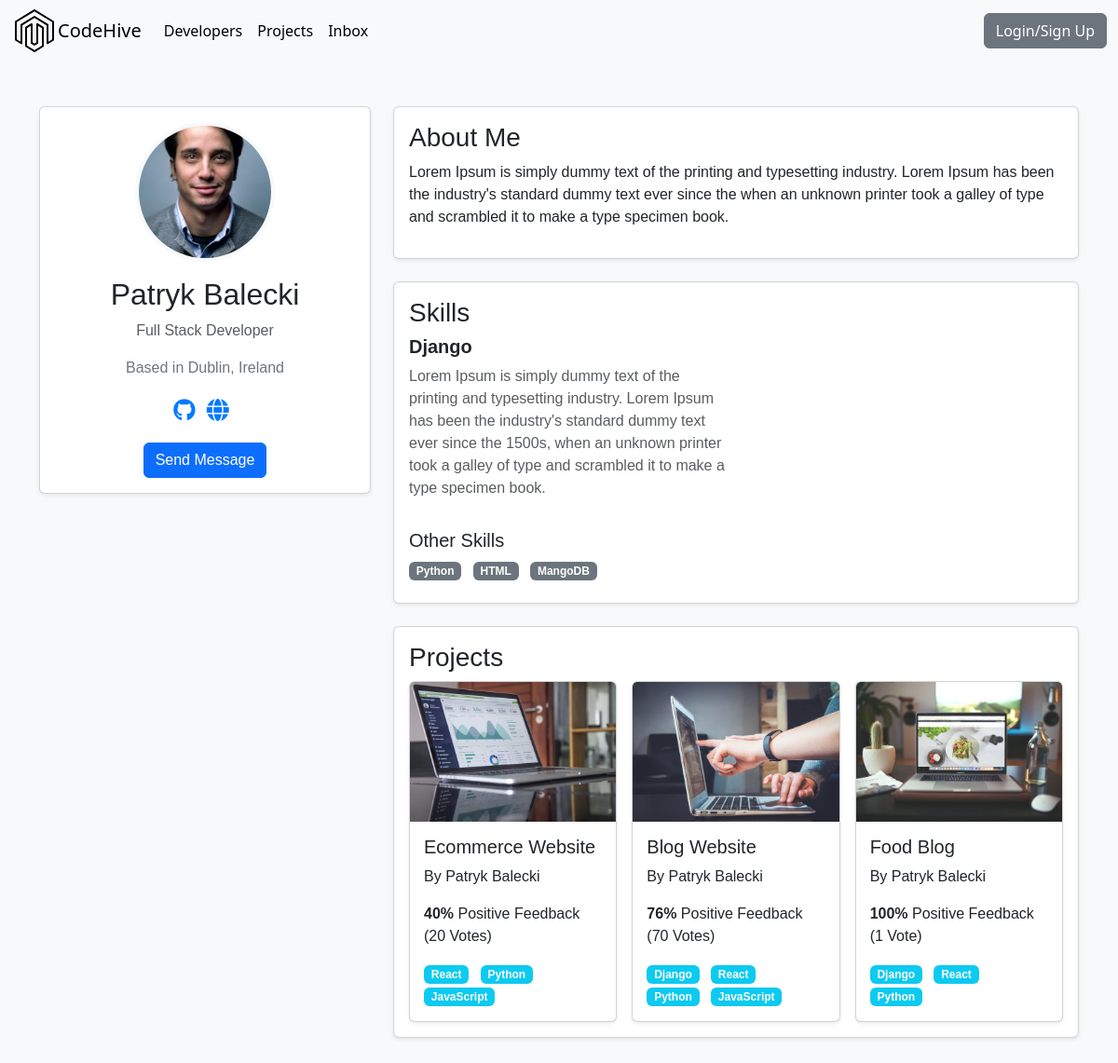
/profile/fc5d0cd4-3224-4585-8b15-bd035fa133de/, run on an earlier commit of the app's database.
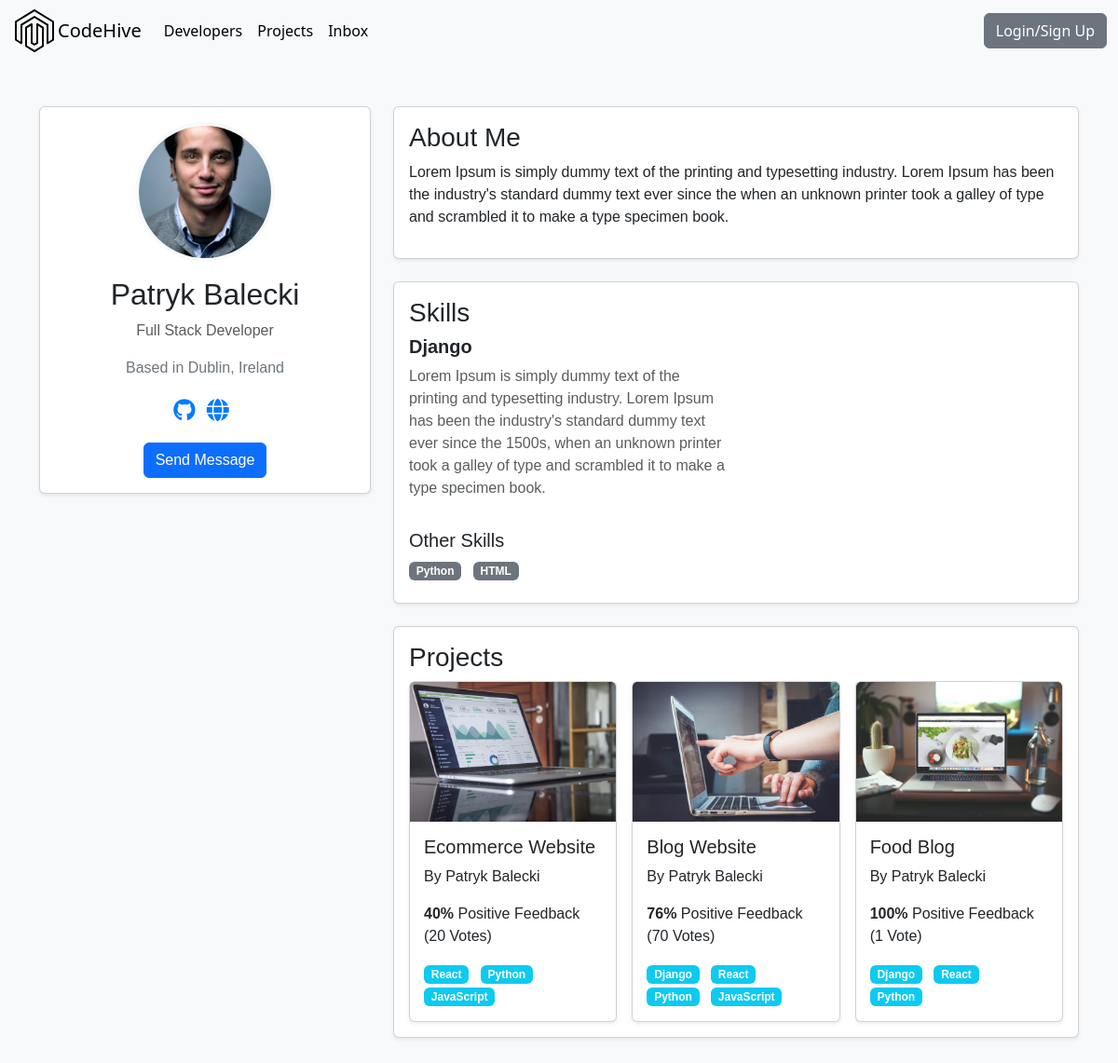
And on a later commit of the database.
### users/models.py (models this page shows, shortened)
class Skill(models.Model):
    owner = models.ForeignKey(
        Profile, on_delete=models.CASCADE, null=True, blank=True)
    name = models.CharField(max_length=200, blank=True, null=True)
    description = models.TextField(null=True, blank=True)
    created = models.DateTimeField(auto_now_add=True)
    id = models.UUIDField(default=uuid.uuid4, unique=True, primary_key=True, editable=False)
    def __str__(self):
        return str(self.name)

class Profile(models.Model):
    user = models.OneToOneField(User, on_delete=models.CASCADE, null=True, blank=True)
    name = models.CharField(max_length=200, blank=True, null=True)
    email = models.EmailField(max_length=500, blank=True, null=True)
    username = models.CharField(max_length=200, blank=True, null=True)
    location = models.CharField(max_length=200, blank=True, null=True, default="Earth")
    short_intro = models.CharField(max_length=200, blank=True, null=True, default="This is a default bio. User has not added a bio yet.")
    bio = models.TextField(blank=True, null=True)
    profile_image = models.ImageField(null=True, blank=True, upload_to='profiles/', default="profiles/user-default.jpg")
    social_github = models.CharField(max_length=200, blank=True, null=True)
    social_twitter = models.CharField(max_length=200, blank=True, null=True)
    social_linkedin = models.CharField(max_length=200, blank=True, null=True)
    social_youtube = models.CharField(max_length=200, blank=True, null=True)
    social_website = models.CharField(max_length=200, blank=True, null=True)
    created = models.DateTimeField(auto_now_add=True)
    id = models.UUIDField(default=uuid.uuid4, unique=True, primary_key=True, editable=False)

### projects/models.py (models this page shows, shortened)
class Project(models.Model):
    owner = models.ForeignKey(Profile, null=True, blank=True, on_delete=models.CASCADE)
    title = models.CharField(max_length=200)
    description = models.TextField(null=True, blank=True)
    featured_image = models.ImageField(null=True, blank=True, default="default.jpg")
    demo_link = models.CharField(max_length=2000, null=True, blank=True)
    source_link = models.CharField(max_length=2000, null=True, blank=True)
    tags = models.ManyToManyField('Tag', blank=True)
    vote_total = models.IntegerField(default=0, null=True, blank=True)
    vote_ratio = models.IntegerField(default=0, null=True, blank=True)
    created = models.DateTimeField(auto_now_add=True)
    id = models.UUIDField(default=uuid.uuid4, unique=True, primary_key=True, editable=False)

class Tag(models.Model):
    name = models.CharField(max_length=200)
    created = models.DateTimeField(auto_now_add=True)
    id = models.UUIDField(default=uuid.uuid4, unique=True, primary_key=True, editable=False)
    def __str__(self):
        return self.name

### users/views.py (the view)
# urls.py: path('profile/<str:pk>/', views.userProfile, name="user-profile"),
def userProfile(request, pk):
    profile = Profile.objects.get(id=pk)
    topSkills = profile.skill_set.exclude(description__exact="")
    otherSkills = profile.skill_set.filter(description="")
    context = {'profile': profile,  'topSkills': topSkills,
               "otherSkills": otherSkills}
    return render(request, 'users/user-profile.html', context)

### users/templates/users/user-profile.html (shortened to what the changed rows need)
{% extends 'main.html' %}
{% block content %}
<main class="profile py-5 bg-light">
    <div class="container">
        <div class="row g-4">
            <div class="col-md-4">
                <div class="card text-center shadow-sm">
                    <div class="card-body">
                        <h2 class="dev-name">{{ profile.name }}</h2>
                    </div>
                </div>
            </div>
            <div class="col-md-8">
                <div class="card mb-4 shadow-sm">
                    <div class="card-body">
                        <div class="row">
                            {% for skill in topSkills %}
                            <div class="col-md-6 mb-3">
                                <h5 class="fw-bold">{{ skill.name }}</h5>
                                <p class="text-muted">{{ skill.description }}</p>
                            </div>
                            {% endfor %}
                        </div>
                        <div>
                            {% for skill in otherSkills %}
                            <span class="badge bg-secondary me-2 mb-2">{{ skill }}</span>
                            {% endfor %}
                        </div>
                    </div>
                </div>
                <div class="card shadow-sm">
                    <div class="card-body">
                        <div class="row g-3">
                            {% for project in profile.project_set.all %}
                            <div class="col-md-6 col-lg-4">
                                <div class="card h-100 project shadow-sm">
                                    <a href="{% url 'project' project.id %}" class="text-decoration-none text-dark">
                                        <img class="card-img-top" src="{{ project.featured_image.url }}"
                                            alt="Project Thumbnail">
                                        <div class="card-body">
                                            <h5 class="project-title">{{ project.title }}</h5>
                                            <p class="project-author">
                                                <a href="{% url 'user-profile' project.owner.id %}" class="text-primary text-decoration-none text-dark">
                                                    By {{ project.owner.name }}
                                                </a>
                                            </p>
                                            <p class="project-rating">
                                                <span class="fw-bold">{{ project.vote_ratio }}%</span> Positive Feedback
                                                ({{ project.vote_total }} Vote{{ project.vote_total|pluralize:"s" }})
                                            </p>
                                            <div class="project-tags">
                                                {% for tag in project.tags.all %}
                                                <span class="badge bg-info me-2">{{ tag }}</span>
                                                {% endfor %}
                                            </div>
                                        </div>
                                    </a>
                                </div>
                            </div>
                            {% endfor %}
                        </div>
                    </div>
                </div>
            </div>
        </div>
    </div>
</main>
{% endblock content %}

What changed in the data, as far as the page shows it:
no longer on this page (row edited): Skill: name "MangoDB", shown under "Other Skills"
